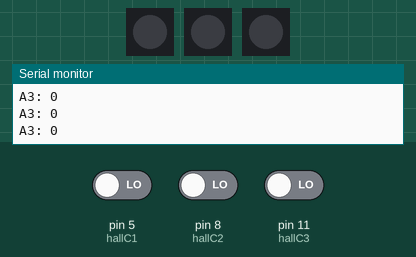
This sketch was run on a simulated Arduino Uno, built with avr-gcc and run on an emulated ATmega328P. Shown: 3 × 1 RGB LEDs in strip order, left to right, the last lines printed to the serial monitor. The inputs (shaded band) are chosen by the test bench; at power-on: pin 11 (hallC3) LOW, pin 5 (hallC1) LOW, pin 8 (hallC2) LOW. Dim RGB values are drawn brighter than linear; the strip is taken to match the declared colour order.

Above: at 1.2 s.
1.3 s: pin 11 (hallC3) driven HIGH
At 2.5 s:
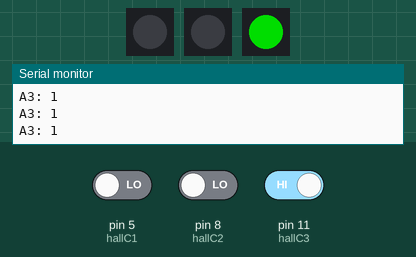
2.8 s: pin 5 (hallC1) driven HIGH
At 3.9 s:
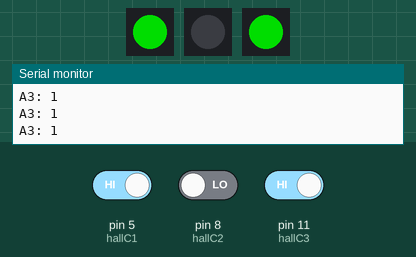
4.3 s: pin 8 (hallC2) driven HIGH
At 4.9 s:
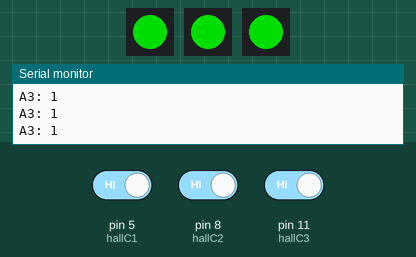
5.8 s: pin 5 (hallC1) driven LOW
At 6.6 s:
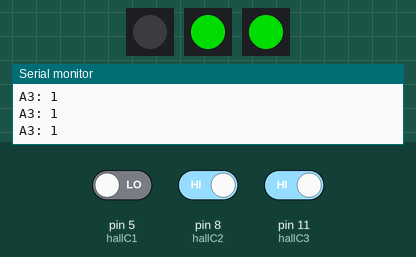
7.3 s: pin 11 (hallC3) driven LOW
At 8.5 s:
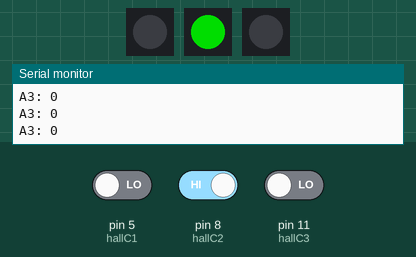
8.8 s: pin 5 (hallC1) driven HIGH
At 10.2 s:
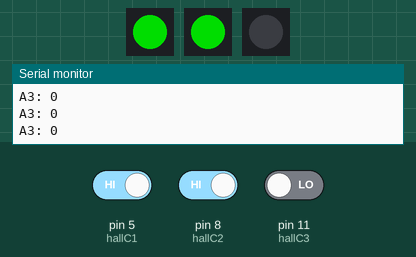
Timing chart, 0 to 11.3 s (numbered marks = the images above; inputs shaded):
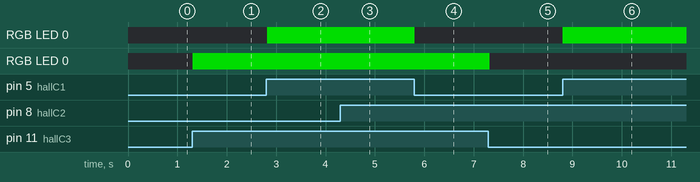

The sketch:

OvenDoorController.ino
```cpp
#include <Adafruit_NeoPixel.h>

const int hallC1 = 5;
const int hallC2 = 8;
const int hallC3 = 11;
const int lightA1 = 3;
const int lightA2 = 6;
const int lightA3 = 9;

int lightStateA1 = LOW;
int lightStateA2 = LOW;
int lightStateA3 = LOW;

boolean isLightOnA1 = false;
boolean isLightOnA2 = false;
boolean isLightOnA3 = false;

Adafruit_NeoPixel pixelA1 = Adafruit_NeoPixel(1, lightA1, NEO_RGB + NEO_KHZ800);
Adafruit_NeoPixel pixelA2 = Adafruit_NeoPixel(1, lightA2, NEO_RGB + NEO_KHZ800);
Adafruit_NeoPixel pixelA3 = Adafruit_NeoPixel(1, lightA3, NEO_RGB + NEO_KHZ800);

void setup() {
  Serial.begin(9600);
  pinMode(hallC1, INPUT);
  pinMode(hallC2, INPUT);
  pinMode(hallC3, INPUT);
  // initialize the pushbutton pin as an input:
  pinMode(lightA1, OUTPUT);
  pinMode(lightA2, OUTPUT);
  pinMode(lightA3, OUTPUT);

  pixelA1.begin();
  pixelA2.begin();
  pixelA3.begin();

}

void loop() {
  checkAndSetA1();
  checkAndSetA2();
  checkAndSetA3();
  delay(25);
}

void checkAndSetA1(){
  // read the state of the pushbutton value:
  lightStateA1 = digitalRead(hallC1);
  // check if the pushbutton is pressed.
  // if it is, the buttonState is HIGH:
  if (lightStateA1 == HIGH) {
    if(!isLightOnA1){
      pixelA1.setPixelColor(0, pixelA1.Color(0,150,0)); // Moderately bright green color.
      pixelA1.show(); // This sends the updated pixel color to the hardware.
      isLightOnA1 = true;
    }
  }
  else {
    pixelA1.setPixelColor(0, pixelA1.Color(0,0,0)); // Moderately bright green color.
    pixelA1.show(); // This sends the updated pixel color to the hardware.
    isLightOnA1 = false;
  }
}

void checkAndSetA2(){
  // read the state of the pushbutton value:
  lightStateA2 = digitalRead(hallC2);

  // check if the pushbutton is pressed.
  // if it is, the buttonState is HIGH:
  if (lightStateA2 == HIGH) {
    if(!isLightOnA2){
      pixelA2.setPixelColor(0, pixelA2.Color(0,150,0)); // Moderately bright green color.
      pixelA2.show(); // This sends the updated pixel color to the hardware.
      isLightOnA2 = true;
    }
  }
  else {
    pixelA2.setPixelColor(0, pixelA2.Color(0,0,0)); // Moderately bright green color.
    pixelA2.show(); // This sends the updated pixel color to the hardware.
    isLightOnA2 = false;
  }
}

void checkAndSetA3(){
  // read the state of the pushbutton value:
  lightStateA3 = digitalRead(hallC3);
  Serial.print("A3: ");
  Serial.println(lightStateA3);

  // check if the pushbutton is pressed.
  // if it is, the buttonState is HIGH:
  if (lightStateA3 == HIGH) {
    if(!isLightOnA3){
      pixelA3.setPixelColor(0, pixelA3.Color(0,150,0)); // Moderately bright green color.
      pixelA3.show(); // This sends the updated pixel color to the hardware.
      isLightOnA3 = true;
    }
  }
  else {
    isLightOnA3 = false;
    pixelA3.setPixelColor(0, pixelA3.Color(0,0,0)); // Moderately bright green color.
    pixelA3.show(); // This sends the updated pixel color to the hardware.
  }
}
```

Measured:
- after the input at 1.3 s, RGB LED 0: off → RGB(0, 150, 0) at once
- after the input at 2.8 s, RGB LED 0: off → RGB(0, 150, 0) at once
- after the input at 5.8 s, RGB LED 0: RGB(0, 150, 0) → off at once
- after the input at 7.3 s, RGB LED 0: RGB(0, 150, 0) → off at once
- after the input at 8.8 s, RGB LED 0: off → RGB(0, 150, 0) at once
